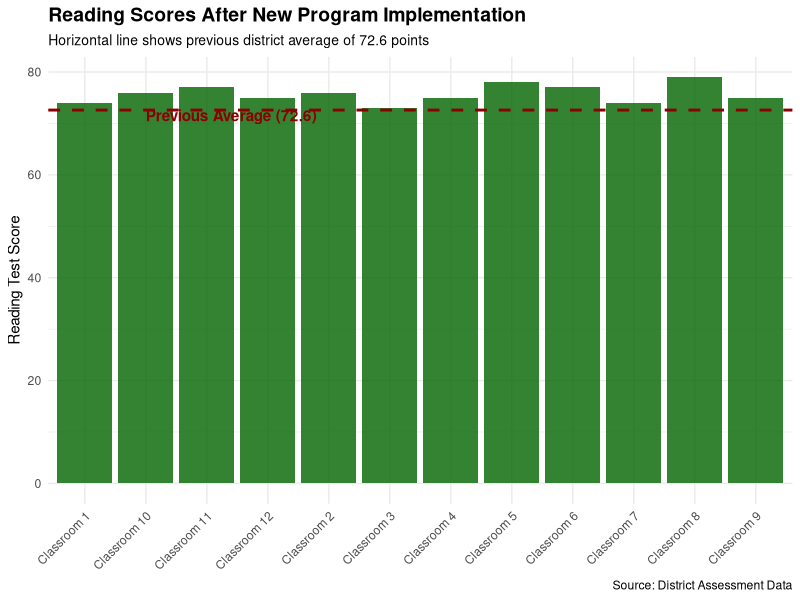

The R source for this figure:
## ---- chunk 1
knitr::opts_chunk$set(echo = TRUE)
library(tidyverse)
## ---- chunk 2
# Known information about reading scores before the new program
prior_mean <- 72.6  # average score
prior_sd <- 4.8     # standard deviation

# Reading scores after implementing the new program (12 classrooms)
new_scores <- c(74, 76, 73, 75, 78, 77, 74, 79, 75, 76, 77, 75) 

# Create a journalist-friendly dataset
score_data <- tibble(
  classroom = paste("Classroom", 1:12),
  reading_score = new_scores
)

# View the data
score_data
## ---- chunk 3
# Calculate statistics based on the new reading scores
new_stats <- score_data |> 
  summarise(
    mean = mean(reading_score),
    sd = sd(reading_score),
    n = n()
  )

new_stats
## ---- chunk 4
# STUDENT TASK: Choose an appropriate fill color for the bars
my_fill_color <- "darkgreen" # Replace with a color name like "royalblue", "darkgreen", etc.

# Create a visualization comparing new scores to the previous average
score_data |> 
ggplot(aes(x = classroom, y = reading_score)) +
  geom_col(fill = my_fill_color, alpha = 0.8) +
  geom_hline(yintercept = prior_mean, color = "darkred", size = 1, linetype = "dashed") +
  annotate("text", x = 2, y = prior_mean - 1, 
           label = "Previous Average (72.6)", hjust = 0, fontface = "bold", color = "darkred") +
  labs(
    title = "Reading Scores After New Program Implementation",
    subtitle = "Horizontal line shows previous district average of 72.6 points",
    x = NULL,
    y = "Reading Test Score",
    caption = "Source: District Assessment Data"
  ) +
  theme_minimal() +
  theme(
    plot.title = element_text(face = "bold", size = 14),
    plot.subtitle = element_text(size = 10),
    axis.text.x = element_text(angle = 45, hjust = 1)
  )
## ---- chunk 5
# Set the significance level for your test
alpha_level <- 0.05 # Replace with the appropriate value

# Perform a one-sample t-test
# Since we want to know if scores improved (increased), we use a one-sided test (alternative = "greater")
t_test_result <- t.test(
  score_data$reading_score,
  mu = prior_mean,
  alternative = "greater"
)

# Display the results
t_test_result
## ---- chunk 6
# Get the p-value
p_value <- t_test_result$p.value

# Calculate the 95% confidence interval
ci <- t.test(score_data$reading_score)$conf.int

# Create a tibble to display the key statistics for your story
story_stats <- tibble(
  `Previous average` = prior_mean,
  `New average` = mean(new_scores),
  `Improvement` = mean(new_scores) - prior_mean,
  `Percent change` = round(((mean(new_scores) - prior_mean) / prior_mean) * 100, 1),
  `p-value` = p_value,
  `Lower bound` = ci[1],
  `Upper bound` = ci[2],
  `Confidence level` = "95%"
)

# Display the key statistics
story_stats
